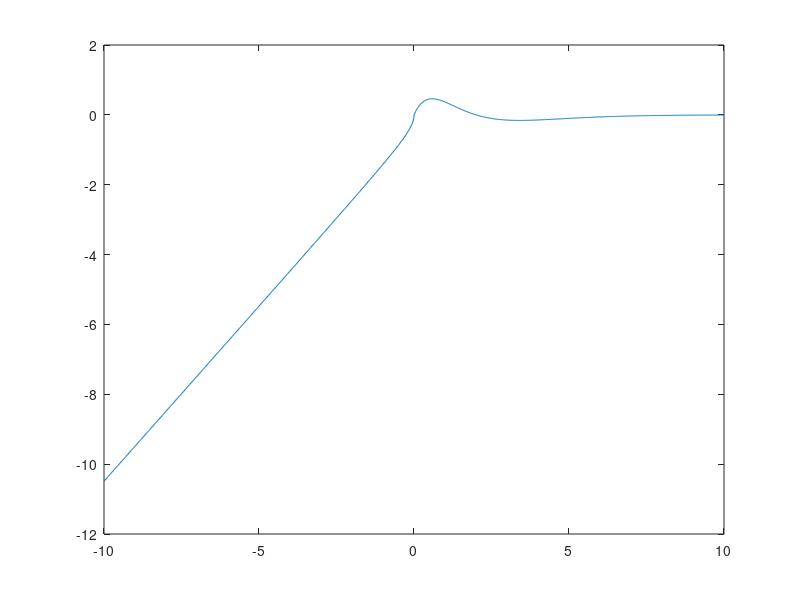

The MATLAB script that drew this image:
% Esercizio 10
f = @(x) -sqrt(x.^2-x) .* (x<0) + (-x.^2 + 2.*x) .* exp(-x) .* (x>=0);
x = linspace(-10,10,1000);
figure
plot(x,f(x))